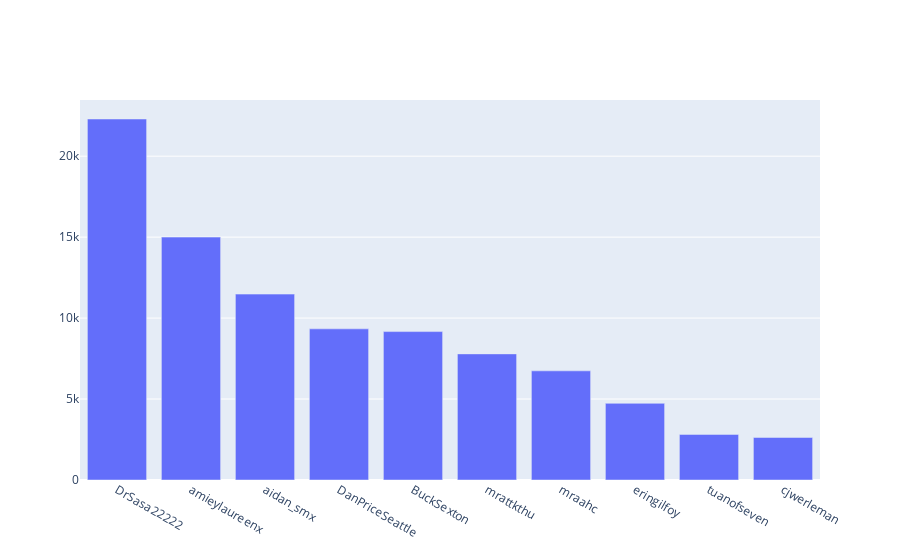

Write notebook code for a chart like this one.
### Code cell
date_since = "2021-03-01"

# authorization of consumer key and consumer secret 
auth = tweepy.OAuthHandler(credentials.consumer_key, credentials.consumer_secret) 

# set access to user's access key and access secret 
auth.set_access_token(credentials.access_token, credentials.access_token_secret) 

# calling the api 
api = tweepy.API(auth) 

# the ID of the status 
query="(facebook) -facebook.com min_faves:500"

# fetching the status 
status = api.search(query, lang="en", since=date_since, count=1000) 

like=dict()
for i in status:
    like[i.user.screen_name]=i.favorite_count

sort_orders = sorted(like.items(), key=lambda x: x[1], reverse=True)

likes=list()
usernames=list()
j=0
for i in sort_orders:
    if j<10:
        likes.append(i[1])
        usernames.append(i[0])
        j=j+1

fig = go.Figure([go.Bar(x=usernames, y=likes)])
fig.show()

### Figure 1 — Plotly figure (JSON) as saved in the notebook; plotly's stock layout.template omitted (floating-point values rounded to 4 significant figures)
{"data": [{"type": "bar", "x": ["DrSasa22222", "amieylaureenx", "aidan_smx", "DanPriceSeattle", "BuckSexton", "mrattkthu", "mraahc", "eringilfoy", "tuanofseven", "cjwerleman"], "y": [22296, 15001, 11481, 9334, 9166, 7789, 6741, 4735, 2815, 2626]}], "layout": {}}
